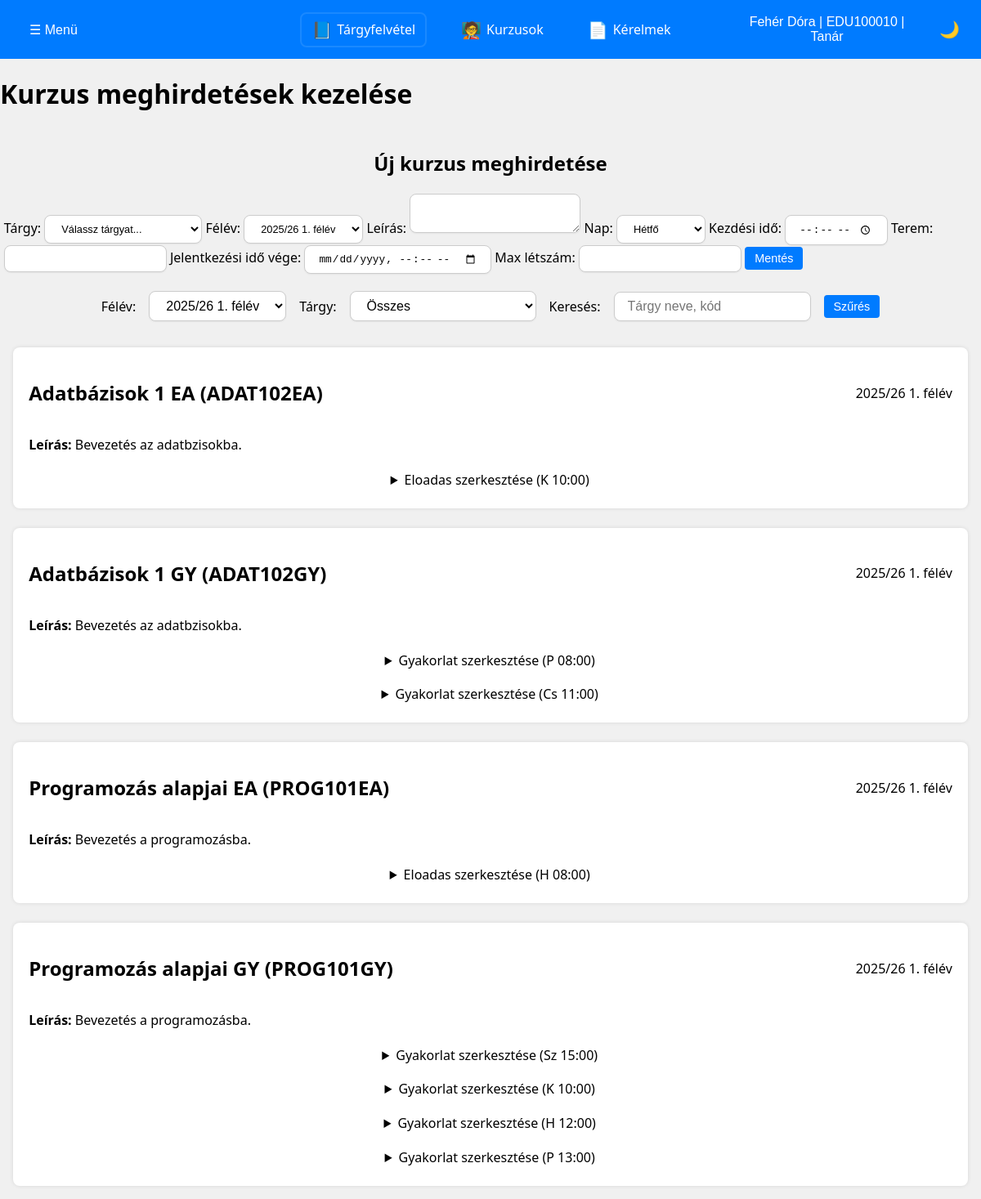
The page /teacher/course_offering.php (signed in) on the database its author committed.
### tables this page shows
CREATE TABLE users (
    id INT AUTO_INCREMENT PRIMARY KEY,
    name VARCHAR(100) NOT NULL,
    eduportal_id VARCHAR(20) NOT NULL UNIQUE,  
    email VARCHAR(100) NOT NULL,
    phone VARCHAR(20),
    password_hash VARCHAR(255) NOT NULL,  
    postal_code VARCHAR(10),
    city VARCHAR(100),
    address VARCHAR(255),
    birth_date DATE,
    mothers_name VARCHAR(100),
    role ENUM('hallgato', 'tanar', 'admin') NOT NULL DEFAULT 'hallgato',
    course_code VARCHAR(20),
	financing_type ENUM('állami', 'önköltséges') NOT NULL,
    created_at TIMESTAMP DEFAULT CURRENT_TIMESTAMP,
	updated_at TIMESTAMP DEFAULT CURRENT_TIMESTAMP ON UPDATE CURRENT_TIMESTAMP
);

CREATE TABLE course_offerings (
    id INT NOT NULL AUTO_INCREMENT PRIMARY KEY,
    
    kurzus_kod VARCHAR(20) NOT NULL,                     
    semester_id INTEGER,                                 
    teacher_id VARCHAR(20) NOT NULL,                     
    
    course_type ENUM('eloadas', 'gyakorlat') DEFAULT 'eloadas', 
    day_of_week ENUM('H', 'K', 'Sz', 'Cs', 'P', 'Szo', 'V'),
    start_time TIME,
    room VARCHAR(50),
    end_date DATETIME,  
    max_students INTEGER,
    
    created_at TIMESTAMP DEFAULT CURRENT_TIMESTAMP,
    updated_at TIMESTAMP DEFAULT CURRENT_TIMESTAMP ON UPDATE CURRENT_TIMESTAMP,

    FOREIGN KEY (kurzus_kod) REFERENCES courses(kurzus_kod),
    FOREIGN KEY (semester_id) REFERENCES semesters(id),
    FOREIGN KEY (teacher_id) REFERENCES users(eduportal_id)
);

CREATE TABLE courses (
    id INT NOT NULL AUTO_INCREMENT PRIMARY KEY,
    kurzus_kod VARCHAR(20) UNIQUE NOT NULL,  
    name VARCHAR(255) NOT NULL,
    credit INTEGER NOT NULL,
    leiras TEXT,
    tematika TEXT,
    created_at TIMESTAMP DEFAULT CURRENT_TIMESTAMP,
    updated_at TIMESTAMP DEFAULT CURRENT_TIMESTAMP ON UPDATE CURRENT_TIMESTAMP
);

CREATE TABLE semesters (
    id INT NOT NULL AUTO_INCREMENT PRIMARY KEY,
    label VARCHAR(50) NOT NULL UNIQUE,          
    start_date DATE NOT NULL,
    end_date DATE NOT NULL,
    created_at TIMESTAMP DEFAULT CURRENT_TIMESTAMP,
    updated_at TIMESTAMP DEFAULT CURRENT_TIMESTAMP ON UPDATE CURRENT_TIMESTAMP
);

### teacher/course_offering.php (the view, shortened to what this page needs)
<?php
$eduportal_id = $_SESSION['eduportal_id'];
global $conn;
$user_sql = "
SELECT
    name
FROM users
WHERE eduportal_id = ?";
$user_stmt = $conn->prepare($user_sql);
$user_stmt->bind_param("s", $eduportal_id);
$user_stmt->execute();
$user_result = $user_stmt->get_result();
$user = $user_result->fetch_assoc();
$user_name = $user['name'] ?? 'Ismeretlen';
$today = date('Y-m-d');
$semester_sql = "SELECT * FROM semesters WHERE start_date <= ? AND end_date >= ? LIMIT 1";
$semester_stmt = $conn->prepare($semester_sql);
$semester_stmt->bind_param("ss", $today, $today);
$semester_stmt->execute();
$current_semester = $semester_stmt->get_result()->fetch_assoc();
$current_semester_id = $current_semester['id'] ?? null;
$selected_semester_id = $_GET['semester_id'] ?? $current_semester_id;
$search = $_GET['search'] ?? '';
$semesters = $conn->query("SELECT * FROM semesters ORDER BY start_date DESC")->fetch_all(MYSQLI_ASSOC);
$offering_sql = "
SELECT
    co.id AS offering_id,
    c.kurzus_kod,
    c.name AS course_name,
    c.leiras,
    co.day_of_week,
    co.start_time,
    co.room,
    co.max_students,
    co.semester_id,
    co.course_type,
    co.end_date,
    s.label AS semester_label
FROM course_offerings co
JOIN courses c ON c.kurzus_kod = co.kurzus_kod
JOIN semesters s ON s.id = co.semester_id
JOIN teacher_courses tc ON c.kurzus_kod = tc.kurzus_kod
WHERE tc.teacher_id = ?
";
$params = [$eduportal_id];
$types = "s";
if (!empty($selected_semester_id)) {
    $offering_sql .= " AND co.semester_id = ?";
    $params[] = $selected_semester_id;
    $types .= "i";
}
$offering_sql .= " ORDER BY s.label DESC, c.name ASC";
$offering_stmt = $conn->prepare($offering_sql);
$offering_stmt->bind_param($types, ...$params);
$offering_stmt->execute();
$offerings = $offering_stmt->get_result()->fetch_all(MYSQLI_ASSOC);
?>
<!DOCTYPE html>
<html lang="hu">
<head>
    <link rel="stylesheet" href="../CSS/site_style.css">
    <link rel="stylesheet" href="../CSS/course_offering.css">
</head>
<body>
<header>
    <div class="menu">
        <div class="dropdown">
            <button id="dropdownToggleL" class="dropbtn">☰ Menü </button>
        </div>
    </div>
    <nav class="main-nav">
        <a id="active" href="#"><span class="icon">📘</span> Tárgyfelvétel</a>
        <a href="courses.php"><span class="icon">🧑‍🏫</span> Kurzusok</a>
        <a href="request.php"><span class="icon">📄</span> Kérelmek</a>
    </nav>
    <div class="user-menu">
        <div class="dropdown">
            <button id="dropdownToggleR" class="dropbtn">
                <?= htmlspecialchars($user_name) ?> | <?= htmlspecialchars($eduportal_id) ?> | Tanár
            </button>
        </div>
        <div class="theme-switcher">
            <button id="theme-toggle" class="theme-btn">🌙</button>
        </div>
    </div>
</header>
<main>
    <h1>Kurzus meghirdetések kezelése</h1>
    <section class="create-offering">
        <h2>Új kurzus meghirdetése</h2>
        <form method="post" action="../POST/enrole_post.php" class="create-form">
            <label>Tárgy:</label>
            <select name="kurzus_kod" required>
                <option value="">Válassz tárgyat...</option>
            </select>
            <label>Félév:</label>
            <select name="semester_id" required>
                <?php foreach ($semesters as $s): ?>
                    <option value="<?= $s['id'] ?>" <?= $s['id'] == $selected_semester_id ? 'selected' : '' ?>>
                        <?= htmlspecialchars($s['label']) ?>
                    </option>
                <?php endforeach; ?>
            </select>
            <label>Leírás:</label>
            <textarea name="course_description" rows="2" required></textarea>
            <label>Nap:</label>
            <select name="day_of_week" required>
                <option value="H">Hétfő</option>
            </select>
            <label>Kezdési idő:</label>
            <input type="time" name="start_time" required>
            <label>Terem:</label>
            <input type="text" name="room" required>
            <label>Jelentkezési idő vége:</label>
            <input type="datetime-local" name="end_date" value="0000-00-00 00:00:00">
            <label>Max létszám:</label>
            <input type="number" name="max_students" min="0" required>
            <button type="submit" class="fill-btn">Mentés</button>
        </form>
    </section>
    <form method="get" class="filters">
        <label>Félév:</label>
        <select name="semester_id">
            <?php foreach ($semesters as $s): ?>
                <option value="<?= $s['id'] ?>" <?= $s['id'] == $selected_semester_id ? 'selected' : '' ?>>
                    <?= htmlspecialchars($s['label']) ?>
                </option>
            <?php endforeach; ?>
        </select>
        <label>Tárgy:</label>
        <select name="course_filter">
            <option value="">Összes</option>
        </select>
        <label>Keresés:</label>
        <input type="text" name="search" value="<?= htmlspecialchars($search) ?>" placeholder="Tárgy neve, kód">
        <button type="submit">Szűrés</button>
    </form>
    <section class="course-list">
        <?php if (empty($offerings)): ?>
            <p>Nincs elérhető kurzus.</p>
        <?php else: ?>
            <?php
            $grouped_offerings = [];
            foreach ($offerings as $off) {
                $grouped_offerings[$off['kurzus_kod']]['course_name'] = $off['course_name'];
                $grouped_offerings[$off['kurzus_kod']]['leiras'] = $off['leiras'];
                $grouped_offerings[$off['kurzus_kod']]['semester_label'] = $off['semester_label'];
                $grouped_offerings[$off['kurzus_kod']]['offerings'][] = $off;
            }
            ?>
            <?php foreach ($grouped_offerings as $kurzus_kod => $course): ?>
                <div class="course-card">
                    <div class="card-header">
                        <h2><?= htmlspecialchars($course['course_name']) ?> (<?= htmlspecialchars($kurzus_kod) ?>)</h2>
                        <span><?= htmlspecialchars($course['semester_label']) ?></span>
                    </div>
                    <div class="card-body">
                        <p><strong>Leírás:</strong> <?= htmlspecialchars($course['leiras']) ?></p>
                        <?php foreach ($course['offerings'] as $off): ?>
                            <details class="offering-details">
                                <summary><?= ucfirst($off['course_type'] ?? 'Kurzus') ?> szerkesztése (<?= htmlspecialchars($off['day_of_week']) ?> <?= substr($off['start_time'], 0, 5) ?>)</summary>
                            </details>
                        <?php endforeach; ?>
                    </div>
                </div>
            <?php endforeach; ?>
        <?php endif; ?>
    </section>
</main>
</body>
</html>

### CSS/site_style.css (style rules this page uses)
:root { --background-light: #f0f0f0; --background-dark: #1e1e1e; --text-dark: #000000; --text-light: #ffffff; --primary-color: #007bff; --secondary-color: #ffa500; --dropdown-bg: #ffffff; --dropdown-bg-dark: #333333; --primary-hover: #0056b3; --secondary-hover: #e48a02; }
body { margin: 0; font-family: "Segoe UI", sans-serif; background-color: var(--background-light); color: var(--text-dark); min-height: 100vh; display: flex; flex-direction: column; }
header { display: flex; justify-content: space-between; align-items: center; background-color: var(--primary-color); color: var(--text-light); padding: 10px 20px; width: 100%; box-sizing: border-box; }
.menu, .user-menu { flex: 1; }
.user-menu { display: flex; align-items: center; justify-content: flex-end; gap: 10px; }
.main-nav { display: flex; justify-content: center; gap: 30px; flex: 2; }
.main-nav a { color: var(--text-light); text-decoration: none; font-size: 16px; display: flex; align-items: center; gap: 6px; padding: 8px 12px; transition: background-color 0.3s; }
.main-nav a#active { border: 2px solid rgba(255, 255, 255, 0.1); border-radius: 8px; padding: 6px 12px; }
.dropdown { position: relative; display: inline-block; }
.dropbtn { background-color: transparent; color: var(--text-light); border: none; font-size: 16px; cursor: pointer; padding: 8px 16px; }
.user-menu .dropdown { position: relative; }
.theme-switcher { display: flex; gap: 10px; }
.theme-btn { background: none; border: none; color: var(--text-light); font-size: 20px; cursor: pointer; }
.icon { font-size: 20px; }

### CSS/course_offering.css (style rules this page uses)
.course-list { display: flex; flex-direction: column; gap: 1.5rem; padding: 1rem; }
.course-card { border: none; padding: 1.2rem; border-radius: 8px; background: var(--card-background); box-shadow: 0 0 5px rgba(0,0,0,0.1); }
.card-header { display: flex; justify-content: space-between; align-items: center; margin-bottom: 0.8rem; }
.offering-details { margin-top: 10px; border-top: 1px solid #ccc; padding-top: 5px; }
.filters { padding: 1rem; display: flex; gap: 1rem; align-items: center; flex-wrap: wrap; background-color: transparent; border: none; justify-content: center; }
.filters input, .filters select { padding: 0.5rem 1rem; border: 1px solid #ccc; border-radius: 8px; font-size: 1rem; background-color: var(--dropdown-bg); box-shadow: 0 1px 2px rgba(0, 0, 0, 0.05); transition: all 0.2s ease; }
.filters button { background-color: var(--primary-color); color: var(--text-light); border: none; padding: 6px 12px; font-size: 0.9em; border-radius: 4px; cursor: pointer; }
.create-offering { padding: 0.3rem; display: flex; gap: 0.1rem; align-items: center; flex-wrap: wrap; background-color: transparent; border: none; justify-content: center; }
.create-offering input, .create-offering textarea, .create-offering select { padding: 0.5rem 1rem; border: 1px solid #ccc; border-radius: 8px; font-size: 0.8rem; background-color: var(--dropdown-bg); box-shadow: 0 1px 2px rgba(0, 0, 0, 0.05); transition: all 0.2s ease; }
.create-offering button { background-color: var(--primary-color); color: var(--text-light); border: none; padding: 6px 12px; font-size: 0.9em; border-radius: 4px; cursor: pointer; }
.offering-details { padding: 0.3rem; display: flex; gap: 0.1rem; align-items: center; flex-wrap: wrap; background-color: transparent; border: none; justify-content: center; }

### rows shown on the page
users: name "Fehér Dóra"
course_offerings: courses.name "Adatbázisok 1 EA", kurzus_kod "ADAT102EA", semester.label "2025/26 1. félév", courses.leiras "Bevezetés az adatbzisokba.", course_type "Eloadas", day_of_week "K", start_time "10:00"
course_offerings: course_type "Gyakorlat", day_of_week "P", start_time "08:00"
course_offerings: course_type "Gyakorlat", day_of_week "Cs", start_time "11:00"
course_offerings: courses.name "Programozás alapjai EA", kurzus_kod "PROG101EA", semester.label "2025/26 1. félév", courses.leiras "Bevezetés a programozásba.", course_type "Eloadas", day_of_week "H", start_time "08:00"
course_offerings: course_type "Gyakorlat", day_of_week "Sz", start_time "15:00"
course_offerings: course_type "Gyakorlat", day_of_week "K", start_time "10:00"
course_offerings: course_type "Gyakorlat", day_of_week "H", start_time "12:00"
course_offerings: course_type "Gyakorlat", day_of_week "P", start_time "13:00"

### other values the page prints
$eduportal_id "EDU100010"
$course['course_name'] "Adatbázisok 1 GY"
$kurzus_kod "ADAT102GY"
$course['semester_label'] "2025/26 1. félév"
$course['leiras'] "Bevezetés az adatbzisokba."
$course['course_name'] "Programozás alapjai GY"
$kurzus_kod "PROG101GY"
$course['leiras'] "Bevezetés a programozásba."
form field semester_id "2025/26 1. félév"
